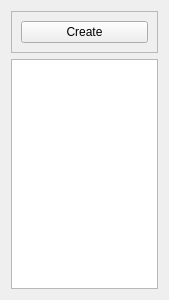
<?xml version="1.0" encoding="UTF-8"?>
<ui version="4.0">
 <class>AlbumListWidget</class>
 <widget class="QWidget" name="AlbumListWidget">
  <property name="geometry">
   <rect>
    <x>0</x>
    <y>0</y>
    <width>169</width>
    <height>300</height>
   </rect>
  </property>
  <property name="windowTitle">
   <string>Form</string>
  </property>
  <layout class="QVBoxLayout" name="verticalLayout">
   <item>
    <widget class="QFrame" name="frame">
     <property name="maximumSize">
      <size>
       <width>388</width>
       <height>16777215</height>
      </size>
     </property>
     <property name="frameShape">
      <enum>QFrame::StyledPanel</enum>
     </property>
     <property name="frameShadow">
      <enum>QFrame::Raised</enum>
     </property>
     <layout class="QHBoxLayout" name="horizontalLayout">
      <item>
       <widget class="QPushButton" name="createAlbumButton">
        <property name="text">
         <string>Create</string>
        </property>
       </widget>
      </item>
     </layout>
    </widget>
   </item>
   <item>
    <widget class="QListView" name="albumList"/>
   </item>
  </layout>
 </widget>
 <resources/>
 <connections/>
</ui>
